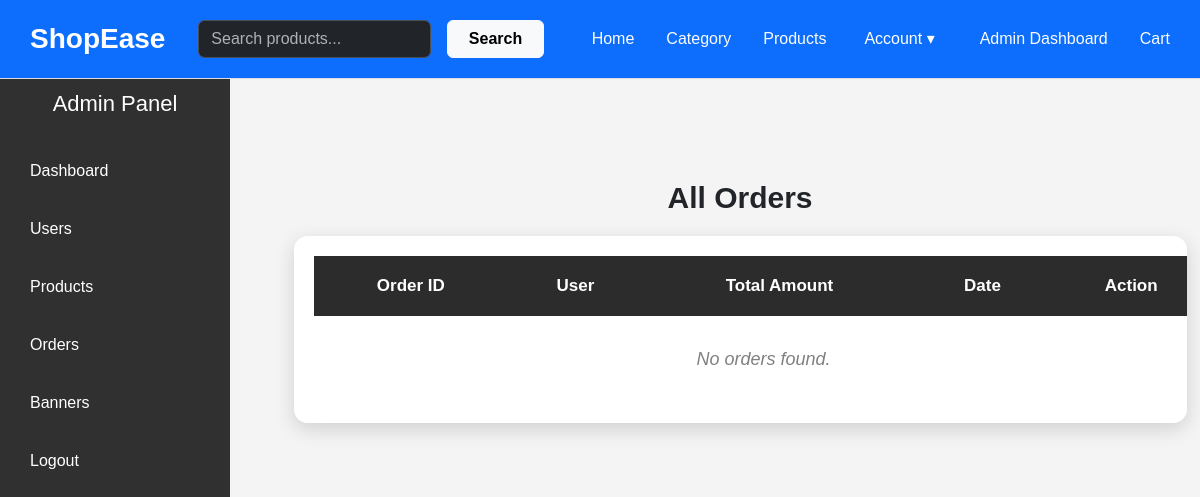
Page /admin-orders/ (signed in) on the earlier database version.
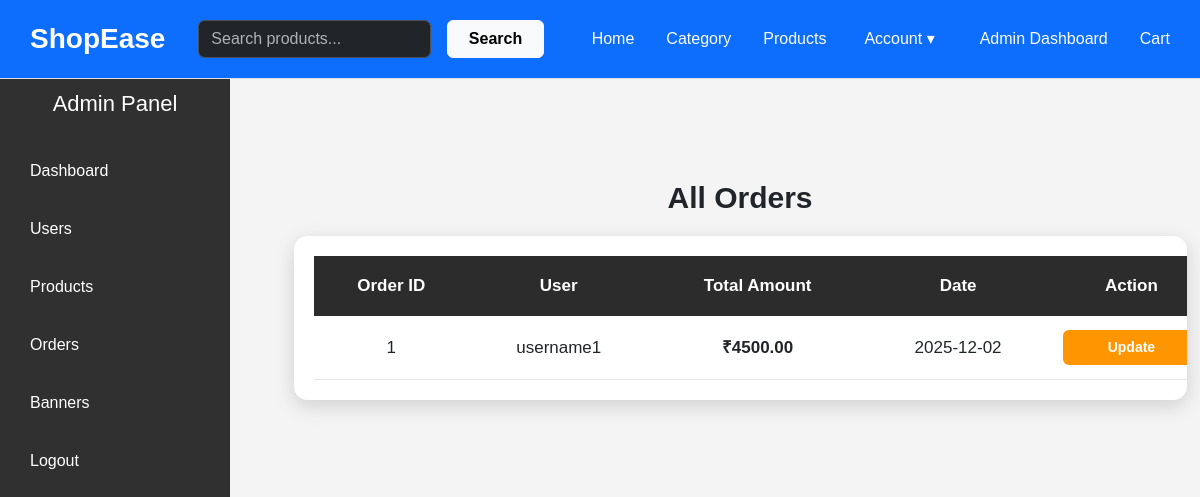
Same page on the later database version.
### ecommerce/models.py (models this page shows, shortened)
class Order(models.Model):
    STATUS_CHOICES = [
        ('pending', 'Pending'),
        ('completed', 'Completed'),
        ('cancelled', 'Cancelled'),
    ]
    user = models.ForeignKey(settings.AUTH_USER_MODEL, on_delete=models.CASCADE)
    created_at = models.DateTimeField(default=timezone.now)
    status = models.CharField(max_length=20, choices=STATUS_CHOICES, default='pending')
    total_amount = models.DecimalField(max_digits=10, decimal_places=2, default=0)

### ecommerce/views.py (the view)
# urls.py: path("admin-orders/", views.admin_orders, name="admin_orders"),
@login_required
def admin_orders(request):
    if not request.user.is_staff:
        return redirect("profile")
    orders = Order.objects.all().order_by("-created_at")
    return render(request, "orders.html", {"orders": orders})

### ecommerce/templates/orders.html (shortened to what this page needs)
{% extends 'admin_base.html' %}
{% block admin_content %}
<h2 style="
    text-align:center;
    margin:30px 0 20px;
    font-size:30px;
    font-weight:700;
">
    All Orders
</h2>
<div style="
    width: 95%;
    max-width: 1350px;
    margin: auto;
    background: white;
    padding: 20px;
    border-radius: 14px;
    box-shadow: 0 6px 20px rgba(0,0,0,0.15);
    overflow-x: auto;
">
<table style="
    width: 100%;
    min-width: 900px;
    border-collapse: collapse;
    font-size: 17px;
    text-align: center;
">
    <thead>
        <tr style="
            background:#2c2c2c;
            color:white;
            height: 60px;
            font-weight:600;
        ">
            <th style="padding: 15px;">Order ID</th>
            <th style="padding: 15px;">User</th>
            <th style="padding: 15px;">Total Amount</th>
            <th style="padding: 15px;">Date</th>
            <th style="padding: 15px;">Action</th>
        </tr>
    </thead>
    <tbody>
        {% for order in orders %}
        <tr style="
            transition: background 0.25s ease;
            border-bottom: 1px solid #e6e6e6;
        "
        onmouseover="this.style.background='#f5f5f5'"
        onmouseout="this.style.background='white'">
            <td style="padding:14px;">{{ order.id }}</td>
            <td style="padding:14px;">{{ order.user.username }}</td>
            <td style="padding:14px; font-weight:600;">₹{{ order.total_amount }}</td>
            <td style="padding:14px;">{{ order.created_at|date:'Y-m-d' }}</td>
            <td style="padding:14px;">
               <button
    class="btn btn-warning"
    style="
        padding:7px 14px;
        background:#ff9500;
        color:white;
        border-radius:6px;
        border:none;
        font-size:14px;
        font-weight:600;
    "
    data-bs-toggle="modal"
    data-bs-target="#updateOrderModal{{ order.id }}">
    Update
</button>
            </td>
        </tr>
        {% empty %}
        <tr>
            <td colspan="5" style="
                padding:30px;
                color:gray;
                text-align:center;
                font-size:18px;
                font-style:italic;
            ">
                No orders found.
            </td>
        </tr>
        {% endfor %}
    </tbody>
</table>
</div>
{% endblock %}

Differences in the rows shown:
added Order: id "1", user.username "username1", total_amount "4500.00", created_at "2025-12-02"
Other differences:
text no longer shown: "No orders found."
